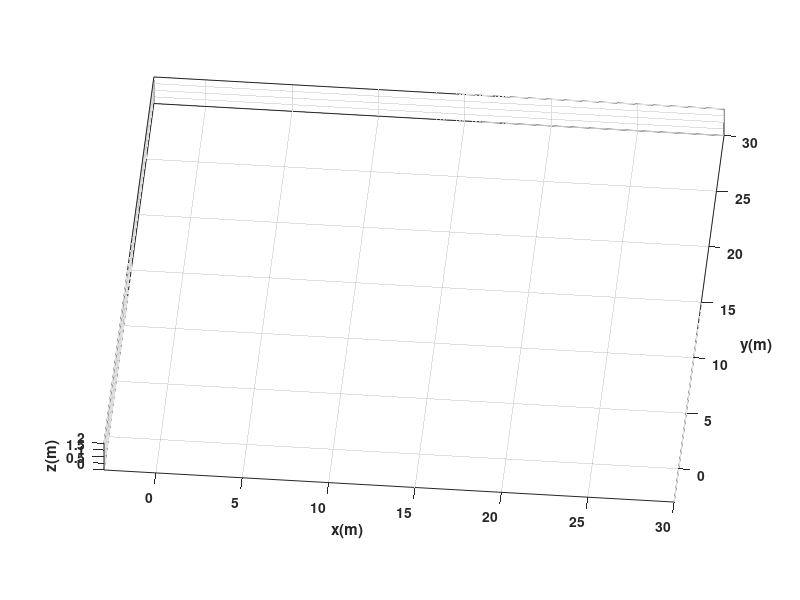

MATLAB code for this plot: (Note: this script raises an error after producing the figure.)
clear
close all
clc

%%%%%%%%%%%%%%%%%%%%%%%%%5%%% TIEMPO %%%%%%%%%%%%%%%%%%%%%%%%%%%%%%%%%%%%%

tf = 5;             % Tiempo de simulacion (ajustado al dominio)
ts = 0.01;            
t = 0: ts: tf;       
N = length(t);       

%%%%%%%%%%%%%%%%%%%%%%%% CONDICIONES INICIALES %%%%%%%%%%%%%%%%%%%%%%%%%%%%

x1 = zeros(1,N+1);  
y1 = zeros(1,N+1);  
phi = zeros(1,N+1); 

% Condiciones de la trayectoria específicas
x1(1) = 0;              
y1(1) = 1;              
phi(1) = atan(2);       

%%%%%%%%%%%%%%%%%%%%%%%%%%%% PUNTO DE CONTROL %%%%%%%%%%%%%%%%%%%%%%%%%%%%%

hx = zeros(1,N+1);  
hy = zeros(1,N+1);  

hx(1) = x1(1);
hy(1) = y1(1);

%%%%%%%%%%%%%%%%%%%%%% VELOCIDADES DE REFERENCIA %%%%%%%%%%%%%%%%%%%%%%%%%%

u = zeros(1,N); % velocidad lineal
w = zeros(1,N); % velocidad angular

for k = 1:N
    
    tk = t(k);
    
    dx = 1;
    dy = 4*tk*cos(tk^2);
    
    % Velocidad lineal
    u(k) = sqrt(dx^2 + dy^2);
    
    % Velocidad angular
    w(k) = (4*(cos(tk.^2) - 2*tk.^2 .* sin(tk.^2))) ./ (1 + 16*tk.^2 .* cos(tk.^2).^2);

    
end

%%%%%%%%%%%%%%%%%%%%%%%%% BUCLE DE SIMULACION %%%%%%%%%%%%%%%%%%%%%%%%%%%%%%%%

for k=1:N 
    
    phi(k+1)=phi(k)+w(k)*ts; % Integral numérica (método de Euler)
    
    %%%%%%%%%%%%%%%%%%%%% MODELO CINEMATICO %%%%%%%%%%%%%%%%%%%%%%%%%
    %Aplicamos el modelo cinemático diferencial para obtener las
    %velocidades en x, y, phi
    xp1=u(k)*cos(phi(k+1)); 
    yp1=u(k)*sin(phi(k+1));
    phip= w(k)

    x1(k+1)=x1(k) + xp1*ts ; % Integral numérica (método de Euler)
    y1(k+1)=y1(k) + yp1*ts ; % Integral numérica (método de Euler)
    
    
    % Posicion del robot con respecto al punto de control
    hx(k+1)=x1(k+1); 
    hy(k+1)=y1(k+1);

end

%%%%%%%%%%%%%%%%%%%%%%%%%%%%% SIMULACION VIRTUAL 3D %%%%%%%%%%%%%%%%%%%%%%%%%%%%

% a) Configuracion de escena

scene=figure;  % Crear figura (Escena)
set(scene,'Color','white'); % Color del fondo de la escena
set(gca,'FontWeight','bold') ;% Negrilla en los ejes y etiquetas
sizeScreen=get(0,'ScreenSize'); % Retorna el tamaño de la pantalla del computador
set(scene,'position',sizeScreen); % Congigurar tamaño de la figura
camlight('headlight'); % Luz para la escena
axis equal; % Establece la relación de aspecto para que las unidades de datos sean las mismas en todas las direcciones.
grid on; % Mostrar líneas de cuadrícula en los ejes
box on; % Mostrar contorno de ejes
xlabel('x(m)'); ylabel('y(m)'); zlabel('z(m)'); % Etiqueta de los eje

view([5 40]); % Orientacion de la figura
axis([-3 30 -3 30 0 2]); % Ingresar limites minimos y maximos en los ejes x y z [minX maxX minY maxY minZ maxZ]

% b) Graficar robots en la posicion inicial
scale = 4;
MobileRobot_5;
H1=MobilePlot_4(x1(1),y1(1),phi(1),scale);hold on;

% c) Graficar Trayectorias
H2=plot3(hx(1),hy(1),0,'r','lineWidth',2);

% d) Bucle de simulacion de movimiento del robot

step=1; % pasos para simulacion

for k=1:step:N

    delete(H1);    
    delete(H2);
    
    H1=MobilePlot_4(x1(k),y1(k),phi(k),scale);
    H2=plot3(hx(1:k),hy(1:k),zeros(1,k),'r','lineWidth',2);
    
    pause(ts);

end

%%%%%%%%%%%%%%%%%%%%%%%%%%%%% Graficas %%%%%%%%%%%%%%%%%%%%%%%%%%%%
graph=figure;  % Crear figura (Escena)
set(graph,'position',sizeScreen); % Congigurar tamaño de la figura
subplot(211)
plot(t,u,'b','LineWidth',2),grid('on'),xlabel('Tiempo [s]'),ylabel('m/s'),legend('u');
subplot(212)
plot(t,w,'r','LineWidth',2),grid('on'),xlabel('Tiempo [s]'),ylabel('[rad/s]'),legend('w');
